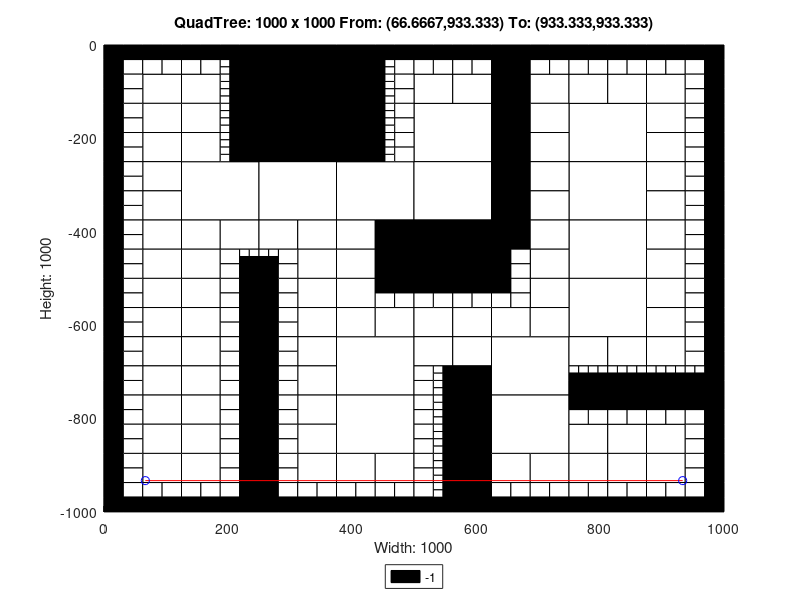

MATLAB code for this plot:
axis([0 1000 -1000 0]);
title('QuadTree: 1000 x 1000 From: (66.6667,933.333) To: (933.333,933.333)');
xlabel('Width: 1000');
ylabel('Height: 1000');
rectangle('Position',[250 -125 125 125], 'FaceColor',[0 0 0]);
rectangle('Position',[250 -250 125 125], 'FaceColor',[0 0 0]);
rectangle('Position',[125 -375 125 125], 'FaceColor',[1 1 1]);
rectangle('Position',[250 -375 125 125], 'FaceColor',[1 1 1]);
rectangle('Position',[375 -375 125 125], 'FaceColor',[1 1 1]);
rectangle('Position',[500 -250 125 125], 'FaceColor',[1 1 1]);
rectangle('Position',[750 -250 125 125], 'FaceColor',[1 1 1]);
rectangle('Position',[500 -375 125 125], 'FaceColor',[1 1 1]);
rectangle('Position',[500 -500 125 125], 'FaceColor',[0 0 0]);
rectangle('Position',[750 -375 125 125], 'FaceColor',[1 1 1]);
rectangle('Position',[750 -500 125 125], 'FaceColor',[1 1 1]);
rectangle('Position',[375 -750 125 125], 'FaceColor',[1 1 1]);
rectangle('Position',[375 -875 125 125], 'FaceColor',[1 1 1]);
rectangle('Position',[625 -750 125 125], 'FaceColor',[1 1 1]);
rectangle('Position',[750 -625 125 125], 'FaceColor',[1 1 1]);
rectangle('Position',[625 -875 125 125], 'FaceColor',[1 1 1]);
rectangle('Position',[62.5 -125 62.5 62.5], 'FaceColor',[1 1 1]);
rectangle('Position',[125 -125 62.5 62.5], 'FaceColor',[1 1 1]);
rectangle('Position',[62.5 -187.5 62.5 62.5], 'FaceColor',[1 1 1]);
rectangle('Position',[62.5 -250 62.5 62.5], 'FaceColor',[1 1 1]);
rectangle('Position',[125 -187.5 62.5 62.5], 'FaceColor',[1 1 1]);
rectangle('Position',[125 -250 62.5 62.5], 'FaceColor',[1 1 1]);
rectangle('Position',[375 -62.5 62.5 62.5], 'FaceColor',[0 0 0]);
rectangle('Position',[375 -125 62.5 62.5], 'FaceColor',[0 0 0]);
rectangle('Position',[375 -187.5 62.5 62.5], 'FaceColor',[0 0 0]);
rectangle('Position',[375 -250 62.5 62.5], 'FaceColor',[0 0 0]);
rectangle('Position',[62.5 -312.5 62.5 62.5], 'FaceColor',[1 1 1]);
rectangle('Position',[62.5 -375 62.5 62.5], 'FaceColor',[1 1 1]);
rectangle('Position',[62.5 -437.5 62.5 62.5], 'FaceColor',[1 1 1]);
rectangle('Position',[62.5 -500 62.5 62.5], 'FaceColor',[1 1 1]);
rectangle('Position',[125 -437.5 62.5 62.5], 'FaceColor',[1 1 1]);
rectangle('Position',[187.5 -437.5 62.5 62.5], 'FaceColor',[1 1 1]);
rectangle('Position',[125 -500 62.5 62.5], 'FaceColor',[1 1 1]);
rectangle('Position',[250 -437.5 62.5 62.5], 'FaceColor',[1 1 1]);
rectangle('Position',[312.5 -437.5 62.5 62.5], 'FaceColor',[1 1 1]);
rectangle('Position',[312.5 -500 62.5 62.5], 'FaceColor',[1 1 1]);
rectangle('Position',[375 -437.5 62.5 62.5], 'FaceColor',[1 1 1]);
rectangle('Position',[437.5 -437.5 62.5 62.5], 'FaceColor',[0 0 0]);
rectangle('Position',[375 -500 62.5 62.5], 'FaceColor',[1 1 1]);
rectangle('Position',[437.5 -500 62.5 62.5], 'FaceColor',[0 0 0]);
rectangle('Position',[500 -125 62.5 62.5], 'FaceColor',[1 1 1]);
rectangle('Position',[562.5 -125 62.5 62.5], 'FaceColor',[1 1 1]);
rectangle('Position',[625 -62.5 62.5 62.5], 'FaceColor',[0 0 0]);
rectangle('Position',[625 -125 62.5 62.5], 'FaceColor',[0 0 0]);
rectangle('Position',[687.5 -125 62.5 62.5], 'FaceColor',[1 1 1]);
rectangle('Position',[625 -187.5 62.5 62.5], 'FaceColor',[0 0 0]);
rectangle('Position',[687.5 -187.5 62.5 62.5], 'FaceColor',[1 1 1]);
rectangle('Position',[625 -250 62.5 62.5], 'FaceColor',[0 0 0]);
rectangle('Position',[687.5 -250 62.5 62.5], 'FaceColor',[1 1 1]);
rectangle('Position',[750 -125 62.5 62.5], 'FaceColor',[1 1 1]);
rectangle('Position',[812.5 -125 62.5 62.5], 'FaceColor',[1 1 1]);
rectangle('Position',[875 -125 62.5 62.5], 'FaceColor',[1 1 1]);
rectangle('Position',[875 -187.5 62.5 62.5], 'FaceColor',[1 1 1]);
rectangle('Position',[875 -250 62.5 62.5], 'FaceColor',[1 1 1]);
rectangle('Position',[625 -312.5 62.5 62.5], 'FaceColor',[0 0 0]);
rectangle('Position',[687.5 -312.5 62.5 62.5], 'FaceColor',[1 1 1]);
rectangle('Position',[625 -375 62.5 62.5], 'FaceColor',[0 0 0]);
rectangle('Position',[687.5 -375 62.5 62.5], 'FaceColor',[1 1 1]);
rectangle('Position',[625 -437.5 62.5 62.5], 'FaceColor',[0 0 0]);
rectangle('Position',[687.5 -437.5 62.5 62.5], 'FaceColor',[1 1 1]);
rectangle('Position',[687.5 -500 62.5 62.5], 'FaceColor',[1 1 1]);
rectangle('Position',[875 -312.5 62.5 62.5], 'FaceColor',[1 1 1]);
rectangle('Position',[875 -375 62.5 62.5], 'FaceColor',[1 1 1]);
rectangle('Position',[875 -437.5 62.5 62.5], 'FaceColor',[1 1 1]);
rectangle('Position',[875 -500 62.5 62.5], 'FaceColor',[1 1 1]);
rectangle('Position',[62.5 -562.5 62.5 62.5], 'FaceColor',[1 1 1]);
rectangle('Position',[62.5 -625 62.5 62.5], 'FaceColor',[1 1 1]);
rectangle('Position',[125 -562.5 62.5 62.5], 'FaceColor',[1 1 1]);
rectangle('Position',[125 -625 62.5 62.5], 'FaceColor',[1 1 1]);
rectangle('Position',[62.5 -687.5 62.5 62.5], 'FaceColor',[1 1 1]);
rectangle('Position',[62.5 -750 62.5 62.5], 'FaceColor',[1 1 1]);
rectangle('Position',[125 -687.5 62.5 62.5], 'FaceColor',[1 1 1]);
rectangle('Position',[125 -750 62.5 62.5], 'FaceColor',[1 1 1]);
rectangle('Position',[312.5 -562.5 62.5 62.5], 'FaceColor',[1 1 1]);
rectangle('Position',[312.5 -625 62.5 62.5], 'FaceColor',[1 1 1]);
rectangle('Position',[375 -562.5 62.5 62.5], 'FaceColor',[1 1 1]);
rectangle('Position',[375 -625 62.5 62.5], 'FaceColor',[1 1 1]);
rectangle('Position',[437.5 -625 62.5 62.5], 'FaceColor',[1 1 1]);
rectangle('Position',[312.5 -687.5 62.5 62.5], 'FaceColor',[1 1 1]);
rectangle('Position',[312.5 -750 62.5 62.5], 'FaceColor',[1 1 1]);
rectangle('Position',[62.5 -812.5 62.5 62.5], 'FaceColor',[1 1 1]);
rectangle('Position',[62.5 -875 62.5 62.5], 'FaceColor',[1 1 1]);
rectangle('Position',[125 -812.5 62.5 62.5], 'FaceColor',[1 1 1]);
rectangle('Position',[125 -875 62.5 62.5], 'FaceColor',[1 1 1]);
rectangle('Position',[62.5 -937.5 62.5 62.5], 'FaceColor',[1 1 1]);
rectangle('Position',[125 -937.5 62.5 62.5], 'FaceColor',[1 1 1]);
rectangle('Position',[312.5 -812.5 62.5 62.5], 'FaceColor',[1 1 1]);
rectangle('Position',[312.5 -875 62.5 62.5], 'FaceColor',[1 1 1]);
rectangle('Position',[312.5 -937.5 62.5 62.5], 'FaceColor',[1 1 1]);
rectangle('Position',[375 -937.5 62.5 62.5], 'FaceColor',[1 1 1]);
rectangle('Position',[437.5 -937.5 62.5 62.5], 'FaceColor',[1 1 1]);
rectangle('Position',[500 -625 62.5 62.5], 'FaceColor',[1 1 1]);
rectangle('Position',[562.5 -625 62.5 62.5], 'FaceColor',[1 1 1]);
rectangle('Position',[687.5 -562.5 62.5 62.5], 'FaceColor',[1 1 1]);
rectangle('Position',[625 -625 62.5 62.5], 'FaceColor',[1 1 1]);
rectangle('Position',[687.5 -625 62.5 62.5], 'FaceColor',[1 1 1]);
rectangle('Position',[500 -687.5 62.5 62.5], 'FaceColor',[1 1 1]);
rectangle('Position',[562.5 -687.5 62.5 62.5], 'FaceColor',[1 1 1]);
rectangle('Position',[562.5 -750 62.5 62.5], 'FaceColor',[0 0 0]);
rectangle('Position',[875 -562.5 62.5 62.5], 'FaceColor',[1 1 1]);
rectangle('Position',[875 -625 62.5 62.5], 'FaceColor',[1 1 1]);
rectangle('Position',[750 -687.5 62.5 62.5], 'FaceColor',[1 1 1]);
rectangle('Position',[812.5 -687.5 62.5 62.5], 'FaceColor',[1 1 1]);
rectangle('Position',[875 -687.5 62.5 62.5], 'FaceColor',[1 1 1]);
rectangle('Position',[562.5 -812.5 62.5 62.5], 'FaceColor',[0 0 0]);
rectangle('Position',[562.5 -875 62.5 62.5], 'FaceColor',[0 0 0]);
rectangle('Position',[562.5 -937.5 62.5 62.5], 'FaceColor',[0 0 0]);
rectangle('Position',[562.5 -1000 62.5 62.5], 'FaceColor',[0 0 0]);
rectangle('Position',[625 -937.5 62.5 62.5], 'FaceColor',[1 1 1]);
rectangle('Position',[687.5 -937.5 62.5 62.5], 'FaceColor',[1 1 1]);
rectangle('Position',[750 -875 62.5 62.5], 'FaceColor',[1 1 1]);
rectangle('Position',[812.5 -875 62.5 62.5], 'FaceColor',[1 1 1]);
rectangle('Position',[875 -875 62.5 62.5], 'FaceColor',[1 1 1]);
rectangle('Position',[750 -937.5 62.5 62.5], 'FaceColor',[1 1 1]);
rectangle('Position',[812.5 -937.5 62.5 62.5], 'FaceColor',[1 1 1]);
rectangle('Position',[875 -937.5 62.5 62.5], 'FaceColor',[1 1 1]);
rectangle('Position',[0 -31.25 31.25 31.25], 'FaceColor',[0 0 0]);
rectangle('Position',[31.25 -31.25 31.25 31.25], 'FaceColor',[0 0 0]);
rectangle('Position',[0 -62.5 31.25 31.25], 'FaceColor',[0 0 0]);
rectangle('Position',[31.25 -62.5 31.25 31.25], 'FaceColor',[1 1 1]);
rectangle('Position',[62.5 -31.25 31.25 31.25], 'FaceColor',[0 0 0]);
rectangle('Position',[93.75 -31.25 31.25 31.25], 'FaceColor',[0 0 0]);
rectangle('Position',[62.5 -62.5 31.25 31.25], 'FaceColor',[1 1 1]);
rectangle('Position',[93.75 -62.5 31.25 31.25], 'FaceColor',[1 1 1]);
rectangle('Position',[0 -93.75 31.25 31.25], 'FaceColor',[0 0 0]);
rectangle('Position',[31.25 -93.75 31.25 31.25], 'FaceColor',[1 1 1]);
rectangle('Position',[0 -125 31.25 31.25], 'FaceColor',[0 0 0]);
rectangle('Position',[31.25 -125 31.25 31.25], 'FaceColor',[1 1 1]);
rectangle('Position',[125 -31.25 31.25 31.25], 'FaceColor',[0 0 0]);
rectangle('Position',[156.25 -31.25 31.25 31.25], 'FaceColor',[0 0 0]);
rectangle('Position',[125 -62.5 31.25 31.25], 'FaceColor',[1 1 1]);
rectangle('Position',[156.25 -62.5 31.25 31.25], 'FaceColor',[1 1 1]);
rectangle('Position',[187.5 -31.25 31.25 31.25], 'FaceColor',[0 0 0]);
rectangle('Position',[218.75 -31.25 31.25 31.25], 'FaceColor',[0 0 0]);
rectangle('Position',[218.75 -62.5 31.25 31.25], 'FaceColor',[0 0 0]);
rectangle('Position',[218.75 -93.75 31.25 31.25], 'FaceColor',[0 0 0]);
rectangle('Position',[218.75 -125 31.25 31.25], 'FaceColor',[0 0 0]);
rectangle('Position',[0 -156.25 31.25 31.25], 'FaceColor',[0 0 0]);
rectangle('Position',[31.25 -156.25 31.25 31.25], 'FaceColor',[1 1 1]);
rectangle('Position',[0 -187.5 31.25 31.25], 'FaceColor',[0 0 0]);
rectangle('Position',[31.25 -187.5 31.25 31.25], 'FaceColor',[1 1 1]);
rectangle('Position',[0 -218.75 31.25 31.25], 'FaceColor',[0 0 0]);
rectangle('Position',[31.25 -218.75 31.25 31.25], 'FaceColor',[1 1 1]);
rectangle('Position',[0 -250 31.25 31.25], 'FaceColor',[0 0 0]);
rectangle('Position',[31.25 -250 31.25 31.25], 'FaceColor',[1 1 1]);
rectangle('Position',[218.75 -156.25 31.25 31.25], 'FaceColor',[0 0 0]);
rectangle('Position',[218.75 -187.5 31.25 31.25], 'FaceColor',[0 0 0]);
rectangle('Position',[218.75 -218.75 31.25 31.25], 'FaceColor',[0 0 0]);
rectangle('Position',[218.75 -250 31.25 31.25], 'FaceColor',[0 0 0]);
rectangle('Position',[437.5 -31.25 31.25 31.25], 'FaceColor',[0 0 0]);
rectangle('Position',[468.75 -31.25 31.25 31.25], 'FaceColor',[0 0 0]);
rectangle('Position',[468.75 -62.5 31.25 31.25], 'FaceColor',[1 1 1]);
rectangle('Position',[468.75 -93.75 31.25 31.25], 'FaceColor',[1 1 1]);
rectangle('Position',[468.75 -125 31.25 31.25], 'FaceColor',[1 1 1]);
rectangle('Position',[468.75 -156.25 31.25 31.25], 'FaceColor',[1 1 1]);
rectangle('Position',[468.75 -187.5 31.25 31.25], 'FaceColor',[1 1 1]);
rectangle('Position',[468.75 -218.75 31.25 31.25], 'FaceColor',[1 1 1]);
rectangle('Position',[468.75 -250 31.25 31.25], 'FaceColor',[1 1 1]);
rectangle('Position',[0 -281.25 31.25 31.25], 'FaceColor',[0 0 0]);
rectangle('Position',[31.25 -281.25 31.25 31.25], 'FaceColor',[1 1 1]);
rectangle('Position',[0 -312.5 31.25 31.25], 'FaceColor',[0 0 0]);
rectangle('Position',[31.25 -312.5 31.25 31.25], 'FaceColor',[1 1 1]);
rectangle('Position',[0 -343.75 31.25 31.25], 'FaceColor',[0 0 0]);
rectangle('Position',[31.25 -343.75 31.25 31.25], 'FaceColor',[1 1 1]);
rectangle('Position',[0 -375 31.25 31.25], 'FaceColor',[0 0 0]);
rectangle('Position',[31.25 -375 31.25 31.25], 'FaceColor',[1 1 1]);
rectangle('Position',[0 -406.25 31.25 31.25], 'FaceColor',[0 0 0]);
rectangle('Position',[31.25 -406.25 31.25 31.25], 'FaceColor',[1 1 1]);
rectangle('Position',[0 -437.5 31.25 31.25], 'FaceColor',[0 0 0]);
rectangle('Position',[31.25 -437.5 31.25 31.25], 'FaceColor',[1 1 1]);
rectangle('Position',[0 -468.75 31.25 31.25], 'FaceColor',[0 0 0]);
rectangle('Position',[31.25 -468.75 31.25 31.25], 'FaceColor',[1 1 1]);
rectangle('Position',[0 -500 31.25 31.25], 'FaceColor',[0 0 0]);
rectangle('Position',[31.25 -500 31.25 31.25], 'FaceColor',[1 1 1]);
rectangle('Position',[187.5 -468.75 31.25 31.25], 'FaceColor',[1 1 1]);
rectangle('Position',[187.5 -500 31.25 31.25], 'FaceColor',[1 1 1]);
rectangle('Position',[218.75 -500 31.25 31.25], 'FaceColor',[0 0 0]);
rectangle('Position',[281.25 -468.75 31.25 31.25], 'FaceColor',[1 1 1]);
rectangle('Position',[250 -500 31.25 31.25], 'FaceColor',[0 0 0]);
rectangle('Position',[281.25 -500 31.25 31.25], 'FaceColor',[1 1 1]);
rectangle('Position',[500 -31.25 31.25 31.25], 'FaceColor',[0 0 0]);
rectangle('Position',[531.25 -31.25 31.25 31.25], 'FaceColor',[0 0 0]);
rectangle('Position',[500 -62.5 31.25 31.25], 'FaceColor',[1 1 1]);
rectangle('Position',[531.25 -62.5 31.25 31.25], 'FaceColor',[1 1 1]);
rectangle('Position',[562.5 -31.25 31.25 31.25], 'FaceColor',[0 0 0]);
rectangle('Position',[593.75 -31.25 31.25 31.25], 'FaceColor',[0 0 0]);
rectangle('Position',[562.5 -62.5 31.25 31.25], 'FaceColor',[1 1 1]);
rectangle('Position',[593.75 -62.5 31.25 31.25], 'FaceColor',[1 1 1]);
rectangle('Position',[687.5 -31.25 31.25 31.25], 'FaceColor',[0 0 0]);
rectangle('Position',[718.75 -31.25 31.25 31.25], 'FaceColor',[0 0 0]);
rectangle('Position',[687.5 -62.5 31.25 31.25], 'FaceColor',[1 1 1]);
rectangle('Position',[718.75 -62.5 31.25 31.25], 'FaceColor',[1 1 1]);
rectangle('Position',[750 -31.25 31.25 31.25], 'FaceColor',[0 0 0]);
rectangle('Position',[781.25 -31.25 31.25 31.25], 'FaceColor',[0 0 0]);
rectangle('Position',[750 -62.5 31.25 31.25], 'FaceColor',[1 1 1]);
rectangle('Position',[781.25 -62.5 31.25 31.25], 'FaceColor',[1 1 1]);
rectangle('Position',[812.5 -31.25 31.25 31.25], 'FaceColor',[0 0 0]);
rectangle('Position',[843.75 -31.25 31.25 31.25], 'FaceColor',[0 0 0]);
rectangle('Position',[812.5 -62.5 31.25 31.25], 'FaceColor',[1 1 1]);
rectangle('Position',[843.75 -62.5 31.25 31.25], 'FaceColor',[1 1 1]);
rectangle('Position',[875 -31.25 31.25 31.25], 'FaceColor',[0 0 0]);
rectangle('Position',[906.25 -31.25 31.25 31.25], 'FaceColor',[0 0 0]);
rectangle('Position',[875 -62.5 31.25 31.25], 'FaceColor',[1 1 1]);
rectangle('Position',[906.25 -62.5 31.25 31.25], 'FaceColor',[1 1 1]);
rectangle('Position',[937.5 -31.25 31.25 31.25], 'FaceColor',[0 0 0]);
rectangle('Position',[968.75 -31.25 31.25 31.25], 'FaceColor',[0 0 0]);
rectangle('Position',[937.5 -62.5 31.25 31.25], 'FaceColor',[1 1 1]);
rectangle('Position',[968.75 -62.5 31.25 31.25], 'FaceColor',[0 0 0]);
rectangle('Position',[937.5 -93.75 31.25 31.25], 'FaceColor',[1 1 1]);
rectangle('Position',[968.75 -93.75 31.25 31.25], 'FaceColor',[0 0 0]);
rectangle('Position',[937.5 -125 31.25 31.25], 'FaceColor',[1 1 1]);
rectangle('Position',[968.75 -125 31.25 31.25], 'FaceColor',[0 0 0]);
rectangle('Position',[937.5 -156.25 31.25 31.25], 'FaceColor',[1 1 1]);
rectangle('Position',[968.75 -156.25 31.25 31.25], 'FaceColor',[0 0 0]);
rectangle('Position',[937.5 -187.5 31.25 31.25], 'FaceColor',[1 1 1]);
rectangle('Position',[968.75 -187.5 31.25 31.25], 'FaceColor',[0 0 0]);
rectangle('Position',[937.5 -218.75 31.25 31.25], 'FaceColor',[1 1 1]);
rectangle('Position',[968.75 -218.75 31.25 31.25], 'FaceColor',[0 0 0]);
rectangle('Position',[937.5 -250 31.25 31.25], 'FaceColor',[1 1 1]);
rectangle('Position',[968.75 -250 31.25 31.25], 'FaceColor',[0 0 0]);
rectangle('Position',[625 -468.75 31.25 31.25], 'FaceColor',[0 0 0]);
rectangle('Position',[656.25 -468.75 31.25 31.25], 'FaceColor',[1 1 1]);
rectangle('Position',[625 -500 31.25 31.25], 'FaceColor',[0 0 0]);
rectangle('Position',[656.25 -500 31.25 31.25], 'FaceColor',[1 1 1]);
rectangle('Position',[937.5 -281.25 31.25 31.25], 'FaceColor',[1 1 1]);
rectangle('Position',[968.75 -281.25 31.25 31.25], 'FaceColor',[0 0 0]);
rectangle('Position',[937.5 -312.5 31.25 31.25], 'FaceColor',[1 1 1]);
rectangle('Position',[968.75 -312.5 31.25 31.25], 'FaceColor',[0 0 0]);
rectangle('Position',[937.5 -343.75 31.25 31.25], 'FaceColor',[1 1 1]);
rectangle('Position',[968.75 -343.75 31.25 31.25], 'FaceColor',[0 0 0]);
rectangle('Position',[937.5 -375 31.25 31.25], 'FaceColor',[1 1 1]);
rectangle('Position',[968.75 -375 31.25 31.25], 'FaceColor',[0 0 0]);
rectangle('Position',[937.5 -406.25 31.25 31.25], 'FaceColor',[1 1 1]);
rectangle('Position',[968.75 -406.25 31.25 31.25], 'FaceColor',[0 0 0]);
rectangle('Position',[937.5 -437.5 31.25 31.25], 'FaceColor',[1 1 1]);
rectangle('Position',[968.75 -437.5 31.25 31.25], 'FaceColor',[0 0 0]);
rectangle('Position',[937.5 -468.75 31.25 31.25], 'FaceColor',[1 1 1]);
rectangle('Position',[968.75 -468.75 31.25 31.25], 'FaceColor',[0 0 0]);
rectangle('Position',[937.5 -500 31.25 31.25], 'FaceColor',[1 1 1]);
rectangle('Position',[968.75 -500 31.25 31.25], 'FaceColor',[0 0 0]);
rectangle('Position',[0 -531.25 31.25 31.25], 'FaceColor',[0 0 0]);
rectangle('Position',[31.25 -531.25 31.25 31.25], 'FaceColor',[1 1 1]);
rectangle('Position',[0 -562.5 31.25 31.25], 'FaceColor',[0 0 0]);
rectangle('Position',[31.25 -562.5 31.25 31.25], 'FaceColor',[1 1 1]);
rectangle('Position',[0 -593.75 31.25 31.25], 'FaceColor',[0 0 0]);
rectangle('Position',[31.25 -593.75 31.25 31.25], 'FaceColor',[1 1 1]);
rectangle('Position',[0 -625 31.25 31.25], 'FaceColor',[0 0 0]);
rectangle('Position',[31.25 -625 31.25 31.25], 'FaceColor',[1 1 1]);
rectangle('Position',[187.5 -531.25 31.25 31.25], 'FaceColor',[1 1 1]);
rectangle('Position',[218.75 -531.25 31.25 31.25], 'FaceColor',[0 0 0]);
rectangle('Position',[187.5 -562.5 31.25 31.25], 'FaceColor',[1 1 1]);
rectangle('Position',[218.75 -562.5 31.25 31.25], 'FaceColor',[0 0 0]);
rectangle('Position',[187.5 -593.75 31.25 31.25], 'FaceColor',[1 1 1]);
rectangle('Position',[218.75 -593.75 31.25 31.25], 'FaceColor',[0 0 0]);
rectangle('Position',[187.5 -625 31.25 31.25], 'FaceColor',[1 1 1]);
rectangle('Position',[218.75 -625 31.25 31.25], 'FaceColor',[0 0 0]);
rectangle('Position',[0 -656.25 31.25 31.25], 'FaceColor',[0 0 0]);
rectangle('Position',[31.25 -656.25 31.25 31.25], 'FaceColor',[1 1 1]);
rectangle('Position',[0 -687.5 31.25 31.25], 'FaceColor',[0 0 0]);
rectangle('Position',[31.25 -687.5 31.25 31.25], 'FaceColor',[1 1 1]);
rectangle('Position',[0 -718.75 31.25 31.25], 'FaceColor',[0 0 0]);
rectangle('Position',[31.25 -718.75 31.25 31.25], 'FaceColor',[1 1 1]);
rectangle('Position',[0 -750 31.25 31.25], 'FaceColor',[0 0 0]);
rectangle('Position',[31.25 -750 31.25 31.25], 'FaceColor',[1 1 1]);
rectangle('Position',[187.5 -656.25 31.25 31.25], 'FaceColor',[1 1 1]);
rectangle('Position',[218.75 -656.25 31.25 31.25], 'FaceColor',[0 0 0]);
rectangle('Position',[187.5 -687.5 31.25 31.25], 'FaceColor',[1 1 1]);
rectangle('Position',[218.75 -687.5 31.25 31.25], 'FaceColor',[0 0 0]);
rectangle('Position',[187.5 -718.75 31.25 31.25], 'FaceColor',[1 1 1]);
rectangle('Position',[218.75 -718.75 31.25 31.25], 'FaceColor',[0 0 0]);
rectangle('Position',[187.5 -750 31.25 31.25], 'FaceColor',[1 1 1]);
rectangle('Position',[218.75 -750 31.25 31.25], 'FaceColor',[0 0 0]);
rectangle('Position',[250 -531.25 31.25 31.25], 'FaceColor',[0 0 0]);
rectangle('Position',[281.25 -531.25 31.25 31.25], 'FaceColor',[1 1 1]);
rectangle('Position',[250 -562.5 31.25 31.25], 'FaceColor',[0 0 0]);
rectangle('Position',[281.25 -562.5 31.25 31.25], 'FaceColor',[1 1 1]);
rectangle('Position',[250 -593.75 31.25 31.25], 'FaceColor',[0 0 0]);
rectangle('Position',[281.25 -593.75 31.25 31.25], 'FaceColor',[1 1 1]);
rectangle('Position',[250 -625 31.25 31.25], 'FaceColor',[0 0 0]);
rectangle('Position',[281.25 -625 31.25 31.25], 'FaceColor',[1 1 1]);
rectangle('Position',[437.5 -531.25 31.25 31.25], 'FaceColor',[0 0 0]);
rectangle('Position',[468.75 -531.25 31.25 31.25], 'FaceColor',[0 0 0]);
rectangle('Position',[437.5 -562.5 31.25 31.25], 'FaceColor',[1 1 1]);
rectangle('Position',[468.75 -562.5 31.25 31.25], 'FaceColor',[1 1 1]);
rectangle('Position',[250 -656.25 31.25 31.25], 'FaceColor',[0 0 0]);
rectangle('Position',[281.25 -656.25 31.25 31.25], 'FaceColor',[1 1 1]);
rectangle('Position',[250 -687.5 31.25 31.25], 'FaceColor',[0 0 0]);
rectangle('Position',[281.25 -687.5 31.25 31.25], 'FaceColor',[1 1 1]);
rectangle('Position',[250 -718.75 31.25 31.25], 'FaceColor',[0 0 0]);
rectangle('Position',[281.25 -718.75 31.25 31.25], 'FaceColor',[1 1 1]);
rectangle('Position',[250 -750 31.25 31.25], 'FaceColor',[0 0 0]);
rectangle('Position',[281.25 -750 31.25 31.25], 'FaceColor',[1 1 1]);
rectangle('Position',[0 -781.25 31.25 31.25], 'FaceColor',[0 0 0]);
rectangle('Position',[31.25 -781.25 31.25 31.25], 'FaceColor',[1 1 1]);
rectangle('Position',[0 -812.5 31.25 31.25], 'FaceColor',[0 0 0]);
rectangle('Position',[31.25 -812.5 31.25 31.25], 'FaceColor',[1 1 1]);
rectangle('Position',[0 -843.75 31.25 31.25], 'FaceColor',[0 0 0]);
rectangle('Position',[31.25 -843.75 31.25 31.25], 'FaceColor',[1 1 1]);
rectangle('Position',[0 -875 31.25 31.25], 'FaceColor',[0 0 0]);
rectangle('Position',[31.25 -875 31.25 31.25], 'FaceColor',[1 1 1]);
rectangle('Position',[187.5 -781.25 31.25 31.25], 'FaceColor',[1 1 1]);
rectangle('Position',[218.75 -781.25 31.25 31.25], 'FaceColor',[0 0 0]);
rectangle('Position',[187.5 -812.5 31.25 31.25], 'FaceColor',[1 1 1]);
rectangle('Position',[218.75 -812.5 31.25 31.25], 'FaceColor',[0 0 0]);
rectangle('Position',[187.5 -843.75 31.25 31.25], 'FaceColor',[1 1 1]);
rectangle('Position',[218.75 -843.75 31.25 31.25], 'FaceColor',[0 0 0]);
rectangle('Position',[187.5 -875 31.25 31.25], 'FaceColor',[1 1 1]);
rectangle('Position',[218.75 -875 31.25 31.25], 'FaceColor',[0 0 0]);
rectangle('Position',[0 -906.25 31.25 31.25], 'FaceColor',[0 0 0]);
rectangle('Position',[31.25 -906.25 31.25 31.25], 'FaceColor',[1 1 1]);
rectangle('Position',[0 -937.5 31.25 31.25], 'FaceColor',[0 0 0]);
rectangle('Position',[31.25 -937.5 31.25 31.25], 'FaceColor',[1 1 1]);
rectangle('Position',[0 -968.75 31.25 31.25], 'FaceColor',[0 0 0]);
rectangle('Position',[31.25 -968.75 31.25 31.25], 'FaceColor',[1 1 1]);
rectangle('Position',[0 -1000 31.25 31.25], 'FaceColor',[0 0 0]);
rectangle('Position',[31.25 -1000 31.25 31.25], 'FaceColor',[0 0 0]);
rectangle('Position',[62.5 -968.75 31.25 31.25], 'FaceColor',[1 1 1]);
rectangle('Position',[93.75 -968.75 31.25 31.25], 'FaceColor',[1 1 1]);
rectangle('Position',[62.5 -1000 31.25 31.25], 'FaceColor',[0 0 0]);
rectangle('Position',[93.75 -1000 31.25 31.25], 'FaceColor',[0 0 0]);
rectangle('Position',[187.5 -906.25 31.25 31.25], 'FaceColor',[1 1 1]);
rectangle('Position',[218.75 -906.25 31.25 31.25], 'FaceColor',[0 0 0]);
rectangle('Position',[187.5 -937.5 31.25 31.25], 'FaceColor',[1 1 1]);
rectangle('Position',[218.75 -937.5 31.25 31.25], 'FaceColor',[0 0 0]);
rectangle('Position',[125 -968.75 31.25 31.25], 'FaceColor',[1 1 1]);
rectangle('Position',[156.25 -968.75 31.25 31.25], 'FaceColor',[1 1 1]);
rectangle('Position',[125 -1000 31.25 31.25], 'FaceColor',[0 0 0]);
rectangle('Position',[156.25 -1000 31.25 31.25], 'FaceColor',[0 0 0]);
rectangle('Position',[187.5 -968.75 31.25 31.25], 'FaceColor',[1 1 1]);
rectangle('Position',[218.75 -968.75 31.25 31.25], 'FaceColor',[0 0 0]);
rectangle('Position',[187.5 -1000 31.25 31.25], 'FaceColor',[0 0 0]);
rectangle('Position',[218.75 -1000 31.25 31.25], 'FaceColor',[0 0 0]);
rectangle('Position',[250 -781.25 31.25 31.25], 'FaceColor',[0 0 0]);
rectangle('Position',[281.25 -781.25 31.25 31.25], 'FaceColor',[1 1 1]);
rectangle('Position',[250 -812.5 31.25 31.25], 'FaceColor',[0 0 0]);
rectangle('Position',[281.25 -812.5 31.25 31.25], 'FaceColor',[1 1 1]);
rectangle('Position',[250 -843.75 31.25 31.25], 'FaceColor',[0 0 0]);
rectangle('Position',[281.25 -843.75 31.25 31.25], 'FaceColor',[1 1 1]);
rectangle('Position',[250 -875 31.25 31.25], 'FaceColor',[0 0 0]);
rectangle('Position',[281.25 -875 31.25 31.25], 'FaceColor',[1 1 1]);
rectangle('Position',[250 -906.25 31.25 31.25], 'FaceColor',[0 0 0]);
rectangle('Position',[281.25 -906.25 31.25 31.25], 'FaceColor',[1 1 1]);
rectangle('Position',[250 -937.5 31.25 31.25], 'FaceColor',[0 0 0]);
rectangle('Position',[281.25 -937.5 31.25 31.25], 'FaceColor',[1 1 1]);
rectangle('Position',[250 -968.75 31.25 31.25], 'FaceColor',[0 0 0]);
rectangle('Position',[281.25 -968.75 31.25 31.25], 'FaceColor',[1 1 1]);
rectangle('Position',[250 -1000 31.25 31.25], 'FaceColor',[0 0 0]);
rectangle('Position',[281.25 -1000 31.25 31.25], 'FaceColor',[0 0 0]);
rectangle('Position',[312.5 -968.75 31.25 31.25], 'FaceColor',[1 1 1]);
rectangle('Position',[343.75 -968.75 31.25 31.25], 'FaceColor',[1 1 1]);
rectangle('Position',[312.5 -1000 31.25 31.25], 'FaceColor',[0 0 0]);
rectangle('Position',[343.75 -1000 31.25 31.25], 'FaceColor',[0 0 0]);
rectangle('Position',[375 -968.75 31.25 31.25], 'FaceColor',[1 1 1]);
rectangle('Position',[406.25 -968.75 31.25 31.25], 'FaceColor',[1 1 1]);
rectangle('Position',[375 -1000 31.25 31.25], 'FaceColor',[0 0 0]);
rectangle('Position',[406.25 -1000 31.25 31.25], 'FaceColor',[0 0 0]);
rectangle('Position',[437.5 -968.75 31.25 31.25], 'FaceColor',[1 1 1]);
rectangle('Position',[468.75 -968.75 31.25 31.25], 'FaceColor',[1 1 1]);
rectangle('Position',[437.5 -1000 31.25 31.25], 'FaceColor',[0 0 0]);
rectangle('Position',[468.75 -1000 31.25 31.25], 'FaceColor',[0 0 0]);
rectangle('Position',[500 -531.25 31.25 31.25], 'FaceColor',[0 0 0]);
rectangle('Position',[531.25 -531.25 31.25 31.25], 'FaceColor',[0 0 0]);
rectangle('Position',[500 -562.5 31.25 31.25], 'FaceColor',[1 1 1]);
rectangle('Position',[531.25 -562.5 31.25 31.25], 'FaceColor',[1 1 1]);
rectangle('Position',[562.5 -531.25 31.25 31.25], 'FaceColor',[0 0 0]);
rectangle('Position',[593.75 -531.25 31.25 31.25], 'FaceColor',[0 0 0]);
rectangle('Position',[562.5 -562.5 31.25 31.25], 'FaceColor',[1 1 1]);
rectangle('Position',[593.75 -562.5 31.25 31.25], 'FaceColor',[1 1 1]);
rectangle('Position',[625 -531.25 31.25 31.25], 'FaceColor',[0 0 0]);
rectangle('Position',[656.25 -531.25 31.25 31.25], 'FaceColor',[1 1 1]);
rectangle('Position',[625 -562.5 31.25 31.25], 'FaceColor',[1 1 1]);
rectangle('Position',[656.25 -562.5 31.25 31.25], 'FaceColor',[1 1 1]);
rectangle('Position',[500 -718.75 31.25 31.25], 'FaceColor',[1 1 1]);
rectangle('Position',[500 -750 31.25 31.25], 'FaceColor',[1 1 1]);
rectangle('Position',[937.5 -531.25 31.25 31.25], 'FaceColor',[1 1 1]);
rectangle('Position',[968.75 -531.25 31.25 31.25], 'FaceColor',[0 0 0]);
rectangle('Position',[937.5 -562.5 31.25 31.25], 'FaceColor',[1 1 1]);
rectangle('Position',[968.75 -562.5 31.25 31.25], 'FaceColor',[0 0 0]);
rectangle('Position',[937.5 -593.75 31.25 31.25], 'FaceColor',[1 1 1]);
rectangle('Position',[968.75 -593.75 31.25 31.25], 'FaceColor',[0 0 0]);
rectangle('Position',[937.5 -625 31.25 31.25], 'FaceColor',[1 1 1]);
rectangle('Position',[968.75 -625 31.25 31.25], 'FaceColor',[0 0 0]);
rectangle('Position',[750 -750 31.25 31.25], 'FaceColor',[0 0 0]);
rectangle('Position',[781.25 -750 31.25 31.25], 'FaceColor',[0 0 0]);
rectangle('Position',[812.5 -750 31.25 31.25], 'FaceColor',[0 0 0]);
rectangle('Position',[843.75 -750 31.25 31.25], 'FaceColor',[0 0 0]);
rectangle('Position',[937.5 -656.25 31.25 31.25], 'FaceColor',[1 1 1]);
rectangle('Position',[968.75 -656.25 31.25 31.25], 'FaceColor',[0 0 0]);
rectangle('Position',[937.5 -687.5 31.25 31.25], 'FaceColor',[1 1 1]);
rectangle('Position',[968.75 -687.5 31.25 31.25], 'FaceColor',[0 0 0]);
rectangle('Position',[875 -750 31.25 31.25], 'FaceColor',[0 0 0]);
rectangle('Position',[906.25 -750 31.25 31.25], 'FaceColor',[0 0 0]);
rectangle('Position',[968.75 -718.75 31.25 31.25], 'FaceColor',[0 0 0]);
rectangle('Position',[937.5 -750 31.25 31.25], 'FaceColor',[0 0 0]);
rectangle('Position',[968.75 -750 31.25 31.25], 'FaceColor',[0 0 0]);
rectangle('Position',[500 -781.25 31.25 31.25], 'FaceColor',[1 1 1]);
rectangle('Position',[500 -812.5 31.25 31.25], 'FaceColor',[1 1 1]);
rectangle('Position',[500 -843.75 31.25 31.25], 'FaceColor',[1 1 1]);
rectangle('Position',[500 -875 31.25 31.25], 'FaceColor',[1 1 1]);
rectangle('Position',[500 -906.25 31.25 31.25], 'FaceColor',[1 1 1]);
rectangle('Position',[500 -937.5 31.25 31.25], 'FaceColor',[1 1 1]);
rectangle('Position',[500 -968.75 31.25 31.25], 'FaceColor',[1 1 1]);
rectangle('Position',[500 -1000 31.25 31.25], 'FaceColor',[0 0 0]);
rectangle('Position',[531.25 -1000 31.25 31.25], 'FaceColor',[0 0 0]);
rectangle('Position',[625 -968.75 31.25 31.25], 'FaceColor',[1 1 1]);
rectangle('Position',[656.25 -968.75 31.25 31.25], 'FaceColor',[1 1 1]);
rectangle('Position',[625 -1000 31.25 31.25], 'FaceColor',[0 0 0]);
rectangle('Position',[656.25 -1000 31.25 31.25], 'FaceColor',[0 0 0]);
rectangle('Position',[687.5 -968.75 31.25 31.25], 'FaceColor',[1 1 1]);
rectangle('Position',[718.75 -968.75 31.25 31.25], 'FaceColor',[1 1 1]);
rectangle('Position',[687.5 -1000 31.25 31.25], 'FaceColor',[0 0 0]);
rectangle('Position',[718.75 -1000 31.25 31.25], 'FaceColor',[0 0 0]);
rectangle('Position',[750 -781.25 31.25 31.25], 'FaceColor',[0 0 0]);
rectangle('Position',[781.25 -781.25 31.25 31.25], 'FaceColor',[0 0 0]);
rectangle('Position',[750 -812.5 31.25 31.25], 'FaceColor',[1 1 1]);
rectangle('Position',[781.25 -812.5 31.25 31.25], 'FaceColor',[1 1 1]);
rectangle('Position',[812.5 -781.25 31.25 31.25], 'FaceColor',[0 0 0]);
rectangle('Position',[843.75 -781.25 31.25 31.25], 'FaceColor',[0 0 0]);
rectangle('Position',[812.5 -812.5 31.25 31.25], 'FaceColor',[1 1 1]);
rectangle('Position',[843.75 -812.5 31.25 31.25], 'FaceColor',[1 1 1]);
rectangle('Position',[875 -781.25 31.25 31.25], 'FaceColor',[0 0 0]);
rectangle('Position',[906.25 -781.25 31.25 31.25], 'FaceColor',[0 0 0]);
rectangle('Position',[875 -812.5 31.25 31.25], 'FaceColor',[1 1 1]);
rectangle('Position',[906.25 -812.5 31.25 31.25], 'FaceColor',[1 1 1]);
rectangle('Position',[937.5 -781.25 31.25 31.25], 'FaceColor',[0 0 0]);
rectangle('Position',[968.75 -781.25 31.25 31.25], 'FaceColor',[0 0 0]);
rectangle('Position',[937.5 -812.5 31.25 31.25], 'FaceColor',[1 1 1]);
rectangle('Position',[968.75 -812.5 31.25 31.25], 'FaceColor',[0 0 0]);
rectangle('Position',[937.5 -843.75 31.25 31.25], 'FaceColor',[1 1 1]);
rectangle('Position',[968.75 -843.75 31.25 31.25], 'FaceColor',[0 0 0]);
rectangle('Position',[937.5 -875 31.25 31.25], 'FaceColor',[1 1 1]);
rectangle('Position',[968.75 -875 31.25 31.25], 'FaceColor',[0 0 0]);
rectangle('Position',[750 -968.75 31.25 31.25], 'FaceColor',[1 1 1]);
rectangle('Position',[781.25 -968.75 31.25 31.25], 'FaceColor',[1 1 1]);
rectangle('Position',[750 -1000 31.25 31.25], 'FaceColor',[0 0 0]);
rectangle('Position',[781.25 -1000 31.25 31.25], 'FaceColor',[0 0 0]);
rectangle('Position',[812.5 -968.75 31.25 31.25], 'FaceColor',[1 1 1]);
rectangle('Position',[843.75 -968.75 31.25 31.25], 'FaceColor',[1 1 1]);
rectangle('Position',[812.5 -1000 31.25 31.25], 'FaceColor',[0 0 0]);
rectangle('Position',[843.75 -1000 31.25 31.25], 'FaceColor',[0 0 0]);
rectangle('Position',[937.5 -906.25 31.25 31.25], 'FaceColor',[1 1 1]);
rectangle('Position',[968.75 -906.25 31.25 31.25], 'FaceColor',[0 0 0]);
rectangle('Position',[937.5 -937.5 31.25 31.25], 'FaceColor',[1 1 1]);
rectangle('Position',[968.75 -937.5 31.25 31.25], 'FaceColor',[0 0 0]);
rectangle('Position',[875 -968.75 31.25 31.25], 'FaceColor',[1 1 1]);
rectangle('Position',[906.25 -968.75 31.25 31.25], 'FaceColor',[1 1 1]);
rectangle('Position',[875 -1000 31.25 31.25], 'FaceColor',[0 0 0]);
rectangle('Position',[906.25 -1000 31.25 31.25], 'FaceColor',[0 0 0]);
rectangle('Position',[937.5 -968.75 31.25 31.25], 'FaceColor',[1 1 1]);
rectangle('Position',[968.75 -968.75 31.25 31.25], 'FaceColor',[0 0 0]);
rectangle('Position',[937.5 -1000 31.25 31.25], 'FaceColor',[0 0 0]);
rectangle('Position',[968.75 -1000 31.25 31.25], 'FaceColor',[0 0 0]);
rectangle('Position',[187.5 -46.875 15.625 15.625], 'FaceColor',[1 1 1]);
rectangle('Position',[203.125 -46.875 15.625 15.625], 'FaceColor',[0 0 0]);
rectangle('Position',[187.5 -62.5 15.625 15.625], 'FaceColor',[1 1 1]);
rectangle('Position',[203.125 -62.5 15.625 15.625], 'FaceColor',[0 0 0]);
rectangle('Position',[187.5 -78.125 15.625 15.625], 'FaceColor',[1 1 1]);
rectangle('Position',[203.125 -78.125 15.625 15.625], 'FaceColor',[0 0 0]);
rectangle('Position',[187.5 -93.75 15.625 15.625], 'FaceColor',[1 1 1]);
rectangle('Position',[203.125 -93.75 15.625 15.625], 'FaceColor',[0 0 0]);
rectangle('Position',[187.5 -109.375 15.625 15.625], 'FaceColor',[1 1 1]);
rectangle('Position',[203.125 -109.375 15.625 15.625], 'FaceColor',[0 0 0]);
rectangle('Position',[187.5 -125 15.625 15.625], 'FaceColor',[1 1 1]);
rectangle('Position',[203.125 -125 15.625 15.625], 'FaceColor',[0 0 0]);
rectangle('Position',[187.5 -140.625 15.625 15.625], 'FaceColor',[1 1 1]);
rectangle('Position',[203.125 -140.625 15.625 15.625], 'FaceColor',[0 0 0]);
rectangle('Position',[187.5 -156.25 15.625 15.625], 'FaceColor',[1 1 1]);
rectangle('Position',[203.125 -156.25 15.625 15.625], 'FaceColor',[0 0 0]);
rectangle('Position',[187.5 -171.875 15.625 15.625], 'FaceColor',[1 1 1]);
rectangle('Position',[203.125 -171.875 15.625 15.625], 'FaceColor',[0 0 0]);
rectangle('Position',[187.5 -187.5 15.625 15.625], 'FaceColor',[1 1 1]);
rectangle('Position',[203.125 -187.5 15.625 15.625], 'FaceColor',[0 0 0]);
rectangle('Position',[187.5 -203.125 15.625 15.625], 'FaceColor',[1 1 1]);
rectangle('Position',[203.125 -203.125 15.625 15.625], 'FaceColor',[0 0 0]);
rectangle('Position',[187.5 -218.75 15.625 15.625], 'FaceColor',[1 1 1]);
rectangle('Position',[203.125 -218.75 15.625 15.625], 'FaceColor',[0 0 0]);
rectangle('Position',[187.5 -234.375 15.625 15.625], 'FaceColor',[1 1 1]);
rectangle('Position',[203.125 -234.375 15.625 15.625], 'FaceColor',[0 0 0]);
rectangle('Position',[187.5 -250 15.625 15.625], 'FaceColor',[1 1 1]);
rectangle('Position',[203.125 -250 15.625 15.625], 'FaceColor',[0 0 0]);
rectangle('Position',[437.5 -46.875 15.625 15.625], 'FaceColor',[0 0 0]);
rectangle('Position',[453.125 -46.875 15.625 15.625], 'FaceColor',[1 1 1]);
rectangle('Position',[437.5 -62.5 15.625 15.625], 'FaceColor',[0 0 0]);
rectangle('Position',[453.125 -62.5 15.625 15.625], 'FaceColor',[1 1 1]);
rectangle('Position',[437.5 -78.125 15.625 15.625], 'FaceColor',[0 0 0]);
rectangle('Position',[453.125 -78.125 15.625 15.625], 'FaceColor',[1 1 1]);
rectangle('Position',[437.5 -93.75 15.625 15.625], 'FaceColor',[0 0 0]);
rectangle('Position',[453.125 -93.75 15.625 15.625], 'FaceColor',[1 1 1]);
rectangle('Position',[437.5 -109.375 15.625 15.625], 'FaceColor',[0 0 0]);
rectangle('Position',[453.125 -109.375 15.625 15.625], 'FaceColor',[1 1 1]);
rectangle('Position',[437.5 -125 15.625 15.625], 'FaceColor',[0 0 0]);
rectangle('Position',[453.125 -125 15.625 15.625], 'FaceColor',[1 1 1]);
rectangle('Position',[437.5 -140.625 15.625 15.625], 'FaceColor',[0 0 0]);
rectangle('Position',[453.125 -140.625 15.625 15.625], 'FaceColor',[1 1 1]);
rectangle('Position',[437.5 -156.25 15.625 15.625], 'FaceColor',[0 0 0]);
rectangle('Position',[453.125 -156.25 15.625 15.625], 'FaceColor',[1 1 1]);
rectangle('Position',[437.5 -171.875 15.625 15.625], 'FaceColor',[0 0 0]);
rectangle('Position',[453.125 -171.875 15.625 15.625], 'FaceColor',[1 1 1]);
rectangle('Position',[437.5 -187.5 15.625 15.625], 'FaceColor',[0 0 0]);
rectangle('Position',[453.125 -187.5 15.625 15.625], 'FaceColor',[1 1 1]);
rectangle('Position',[437.5 -203.125 15.625 15.625], 'FaceColor',[0 0 0]);
rectangle('Position',[453.125 -203.125 15.625 15.625], 'FaceColor',[1 1 1]);
rectangle('Position',[437.5 -218.75 15.625 15.625], 'FaceColor',[0 0 0]);
rectangle('Position',[453.125 -218.75 15.625 15.625], 'FaceColor',[1 1 1]);
rectangle('Position',[437.5 -234.375 15.625 15.625], 'FaceColor',[0 0 0]);
rectangle('Position',[453.125 -234.375 15.625 15.625], 'FaceColor',[1 1 1]);
rectangle('Position',[437.5 -250 15.625 15.625], 'FaceColor',[0 0 0]);
rectangle('Position',[453.125 -250 15.625 15.625], 'FaceColor',[1 1 1]);
rectangle('Position',[218.75 -453.125 15.625 15.625], 'FaceColor',[1 1 1]);
rectangle('Position',[234.375 -453.125 15.625 15.625], 'FaceColor',[1 1 1]);
rectangle('Position',[218.75 -468.75 15.625 15.625], 'FaceColor',[0 0 0]);
rectangle('Position',[234.375 -468.75 15.625 15.625], 'FaceColor',[0 0 0]);
rectangle('Position',[250 -453.125 15.625 15.625], 'FaceColor',[1 1 1]);
rectangle('Position',[265.625 -453.125 15.625 15.625], 'FaceColor',[1 1 1]);
rectangle('Position',[250 -468.75 15.625 15.625], 'FaceColor',[0 0 0]);
rectangle('Position',[265.625 -468.75 15.625 15.625], 'FaceColor',[0 0 0]);
rectangle('Position',[531.25 -703.125 15.625 15.625], 'FaceColor',[1 1 1]);
rectangle('Position',[546.875 -703.125 15.625 15.625], 'FaceColor',[0 0 0]);
rectangle('Position',[531.25 -718.75 15.625 15.625], 'FaceColor',[1 1 1]);
rectangle('Position',[546.875 -718.75 15.625 15.625], 'FaceColor',[0 0 0]);
rectangle('Position',[531.25 -734.375 15.625 15.625], 'FaceColor',[1 1 1]);
rectangle('Position',[546.875 -734.375 15.625 15.625], 'FaceColor',[0 0 0]);
rectangle('Position',[531.25 -750 15.625 15.625], 'FaceColor',[1 1 1]);
rectangle('Position',[546.875 -750 15.625 15.625], 'FaceColor',[0 0 0]);
rectangle('Position',[750 -703.125 15.625 15.625], 'FaceColor',[1 1 1]);
rectangle('Position',[765.625 -703.125 15.625 15.625], 'FaceColor',[1 1 1]);
rectangle('Position',[750 -718.75 15.625 15.625], 'FaceColor',[0 0 0]);
rectangle('Position',[765.625 -718.75 15.625 15.625], 'FaceColor',[0 0 0]);
rectangle('Position',[781.25 -703.125 15.625 15.625], 'FaceColor',[1 1 1]);
rectangle('Position',[796.875 -703.125 15.625 15.625], 'FaceColor',[1 1 1]);
rectangle('Position',[781.25 -718.75 15.625 15.625], 'FaceColor',[0 0 0]);
rectangle('Position',[796.875 -718.75 15.625 15.625], 'FaceColor',[0 0 0]);
rectangle('Position',[812.5 -703.125 15.625 15.625], 'FaceColor',[1 1 1]);
rectangle('Position',[828.125 -703.125 15.625 15.625], 'FaceColor',[1 1 1]);
rectangle('Position',[812.5 -718.75 15.625 15.625], 'FaceColor',[0 0 0]);
rectangle('Position',[828.125 -718.75 15.625 15.625], 'FaceColor',[0 0 0]);
rectangle('Position',[843.75 -703.125 15.625 15.625], 'FaceColor',[1 1 1]);
rectangle('Position',[859.375 -703.125 15.625 15.625], 'FaceColor',[1 1 1]);
rectangle('Position',[843.75 -718.75 15.625 15.625], 'FaceColor',[0 0 0]);
rectangle('Position',[859.375 -718.75 15.625 15.625], 'FaceColor',[0 0 0]);
rectangle('Position',[875 -703.125 15.625 15.625], 'FaceColor',[1 1 1]);
rectangle('Position',[890.625 -703.125 15.625 15.625], 'FaceColor',[1 1 1]);
rectangle('Position',[875 -718.75 15.625 15.625], 'FaceColor',[0 0 0]);
rectangle('Position',[890.625 -718.75 15.625 15.625], 'FaceColor',[0 0 0]);
rectangle('Position',[906.25 -703.125 15.625 15.625], 'FaceColor',[1 1 1]);
rectangle('Position',[921.875 -703.125 15.625 15.625], 'FaceColor',[1 1 1]);
rectangle('Position',[906.25 -718.75 15.625 15.625], 'FaceColor',[0 0 0]);
rectangle('Position',[921.875 -718.75 15.625 15.625], 'FaceColor',[0 0 0]);
rectangle('Position',[937.5 -703.125 15.625 15.625], 'FaceColor',[1 1 1]);
rectangle('Position',[953.125 -703.125 15.625 15.625], 'FaceColor',[1 1 1]);
rectangle('Position',[937.5 -718.75 15.625 15.625], 'FaceColor',[0 0 0]);
rectangle('Position',[953.125 -718.75 15.625 15.625], 'FaceColor',[0 0 0]);
rectangle('Position',[531.25 -765.625 15.625 15.625], 'FaceColor',[1 1 1]);
rectangle('Position',[546.875 -765.625 15.625 15.625], 'FaceColor',[0 0 0]);
rectangle('Position',[531.25 -781.25 15.625 15.625], 'FaceColor',[1 1 1]);
rectangle('Position',[546.875 -781.25 15.625 15.625], 'FaceColor',[0 0 0]);
rectangle('Position',[531.25 -796.875 15.625 15.625], 'FaceColor',[1 1 1]);
rectangle('Position',[546.875 -796.875 15.625 15.625], 'FaceColor',[0 0 0]);
rectangle('Position',[531.25 -812.5 15.625 15.625], 'FaceColor',[1 1 1]);
rectangle('Position',[546.875 -812.5 15.625 15.625], 'FaceColor',[0 0 0]);
rectangle('Position',[531.25 -828.125 15.625 15.625], 'FaceColor',[1 1 1]);
rectangle('Position',[546.875 -828.125 15.625 15.625], 'FaceColor',[0 0 0]);
rectangle('Position',[531.25 -843.75 15.625 15.625], 'FaceColor',[1 1 1]);
rectangle('Position',[546.875 -843.75 15.625 15.625], 'FaceColor',[0 0 0]);
rectangle('Position',[531.25 -859.375 15.625 15.625], 'FaceColor',[1 1 1]);
rectangle('Position',[546.875 -859.375 15.625 15.625], 'FaceColor',[0 0 0]);
rectangle('Position',[531.25 -875 15.625 15.625], 'FaceColor',[1 1 1]);
rectangle('Position',[546.875 -875 15.625 15.625], 'FaceColor',[0 0 0]);
rectangle('Position',[531.25 -890.625 15.625 15.625], 'FaceColor',[1 1 1]);
rectangle('Position',[546.875 -890.625 15.625 15.625], 'FaceColor',[0 0 0]);
rectangle('Position',[531.25 -906.25 15.625 15.625], 'FaceColor',[1 1 1]);
rectangle('Position',[546.875 -906.25 15.625 15.625], 'FaceColor',[0 0 0]);
rectangle('Position',[531.25 -921.875 15.625 15.625], 'FaceColor',[1 1 1]);
rectangle('Position',[546.875 -921.875 15.625 15.625], 'FaceColor',[0 0 0]);
rectangle('Position',[531.25 -937.5 15.625 15.625], 'FaceColor',[1 1 1]);
rectangle('Position',[546.875 -937.5 15.625 15.625], 'FaceColor',[0 0 0]);
rectangle('Position',[531.25 -953.125 15.625 15.625], 'FaceColor',[1 1 1]);
rectangle('Position',[546.875 -953.125 15.625 15.625], 'FaceColor',[0 0 0]);
rectangle('Position',[531.25 -968.75 15.625 15.625], 'FaceColor',[1 1 1]);
rectangle('Position',[546.875 -968.75 15.625 15.625], 'FaceColor',[0 0 0]);
X=[933.333,66.6667];
Y=[-933.333,-933.333];
hold on;
plot(X,Y,'r');
plot(X,Y,'bo');
legend('-1','Location','southoutside');
